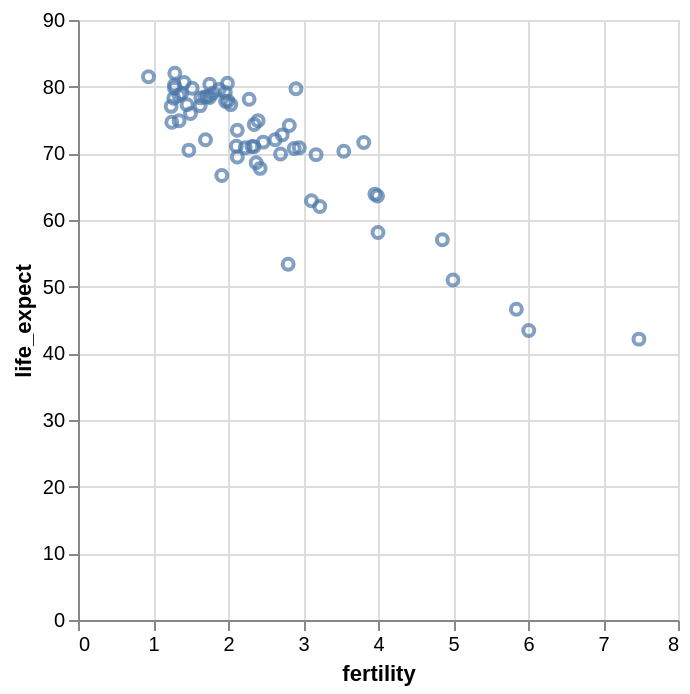

Here is the notebook cell this chart was saved with:
### Markdown cell above
Si, por el contrario, añadimos el campo `life_expect` como una variable cuantitativa (`Q`), el resultado es un gráfico de dispersión con escalas lineales para ambos ejes.

### Code cell
( alt.Chart(df2000)
     .mark_point()
     .encode(
        alt.X('fertility:Q'),
        alt.Y('life_expect:Q')
    )
)

### Figure 1 — Vega-Lite specification as saved in the notebook (floating-point values rounded to 4 significant figures)
{"config": {"view": {"continuousWidth": 300, "continuousHeight": 300}}, "data": {"name": "data-5bbc1a2d42e71c72ac9cf13ffaf6d268"}, "mark": {"type": "point"}, "encoding": {"x": {"field": "fertility", "type": "quantitative"}, "y": {"field": "life_expect", "type": "quantitative"}}, "$schema": "https://vega.github.io/schema/vega-lite/v6.1.0.json", "datasets": {"data-5bbc1a2d42e71c72ac9cf13ffaf6d268": [{"year": 2000, "country": "Afghanistan", "cluster": 0, "pop": 23898198, "life_expect": 42.13, "fertility": 7.479}, {"year": 2000, "country": "Argentina", "cluster": 3, "pop": 37497728, "life_expect": 74.34, "fertility": 2.35}, {"year": 2000, "country": "Aruba", "cluster": 3, "pop": 69539, "life_expect": 73.45, "fertility": 2.124}, {"year": 2000, "country": "Australia", "cluster": 4, "pop": 19164620, "life_expect": 80.37, "fertility": 1.756}, {"year": 2000, "country": "Austria", "cluster": 1, "pop": 8113413, "life_expect": 78.98, "fertility": 1.382}, {"year": 2000, "country": "Bahamas", "cluster": 3, "pop": 290075, "life_expect": 71.07, "fertility": 2.111}, {"year": 2000, "country": "Bangladesh", "cluster": 0, "pop": 130406594, "life_expect": 62.01, "fertility": 3.224}, {"year": 2000, "country": "Barbados", "cluster": 3, "pop": 273483, "life_expect": 75.97, "fertility": 1.5}, {"year": 2000, "country": "Belgium", "cluster": 1, "pop": 10263618, "life_expect": 78.32, "fertility": 1.638}, {"year": 2000, "country": "Bolivia", "cluster": 3, "pop": 8152620, "life_expect": 63.88, "fertility": 3.958}, {"year": 2000, "country": "Brazil", "cluster": 3, "pop": 175552771, "life_expect": 71.01, "fertility": 2.345}, {"year": 2000, "country": "Canada", "cluster": 3, "pop": 31278097, "life_expect": 79.77, "fertility": 1.522}, {"year": 2000, "country": "Chile", "cluster": 3, "pop": 15153450, "life_expect": 77.86, "fertility": 2.0}, {"year": 2000, "country": "China", "cluster": 4, "pop": 1262645000, "life_expect": 72.03, "fertility": 1.7}, {"year": 2000, "country": "Colombia", "cluster": 3, "pop": 39685655, "life_expect": 71.68, "fertility": 2.47}, {"year": 2000, "country": "Costa Rica", "cluster": 3, "pop": 3710558, "life_expect": 78.12, "fertility": 2.281}, {"year": 2000, "country": "Croatia", "cluster": 1, "pop": 4410830, "life_expect": 74.88, "fertility": 1.348}, {"year": 2000, "country": "Cuba", "cluster": 3, "pop": 11134273, "life_expect": 77.16, "fertility": 1.63}, {"year": 2000, "country": "Dominican Republic", "cluster": 3, "pop": 8385828, "life_expect": 70.85, "fertility": 2.95}, {"year": 2000, "country": "Ecuador", "cluster": 3, "pop": 12505204, "life_expect": 74.17, "fertility": 2.817}, {"year": 2000, "country": "Egypt", "cluster": 5, "pop": 70492342, "life_expect": 69.81, "fertility": 3.174}, {"year": 2000, "country": "El Salvador", "cluster": 3, "pop": 6122515, "life_expect": 70.73, "fertility": 2.883}, {"year": 2000, "country": "Finland", "cluster": 1, "pop": 5168595, "life_expect": 78.37, "fertility": 1.754}, {"year": 2000, "country": "France", "cluster": 1, "pop": 59381628, "life_expect": 79.59, "fertility": 1.883}, {"year": 2000, "country": "Georgia", "cluster": 1, "pop": 4777209, "life_expect": 70.48, "fertility": 1.478}, {"year": 2000, "country": "Germany", "cluster": 1, "pop": 82187909, "life_expect": 78.67, "fertility": 1.346}, {"year": 2000, "country": "Greece", "cluster": 1, "pop": 10559110, "life_expect": 78.26, "fertility": 1.277}, {"year": 2000, "country": "Grenada", "cluster": 3, "pop": 89312, "life_expect": 67.75, "fertility": 2.429}, {"year": 2000, "country": "Haiti", "cluster": 3, "pop": 7306302, "life_expect": 58.14, "fertility": 4.0}, {"year": 2000, "country": "Hong Kong", "cluster": 4, "pop": 6658720, "life_expect": 81.5, "fertility": 0.94}, {"year": 2000, "country": "Iceland", "cluster": 1, "pop": 281043, "life_expect": 80.5, "fertility": 1.993}, {"year": 2000, "country": "India", "cluster": 0, "pop": 1007702000, "life_expect": 62.88, "fertility": 3.113}, {"year": 2000, "country": "Indonesia", "cluster": 4, "pop": 206265000, "life_expect": 68.59, "fertility": 2.376}, {"year": 2000, "country": "Iran", "cluster": 5, "pop": 65660289, "life_expect": 69.45, "fertility": 2.124}, {"year": 2000, "country": "Iraq", "cluster": 5, "pop": 22675617, "life_expect": 57.05, "fertility": 4.858}, {"year": 2000, "country": "Ireland", "cluster": 1, "pop": 3791690, "life_expect": 77.78, "fertility": 1.969}, {"year": 2000, "country": "Israel", "cluster": 5, "pop": 5842454, "life_expect": 79.7, "fertility": 2.906}, {"year": 2000, "country": "Italy", "cluster": 1, "pop": 57719337, "life_expect": 80.24, "fertility": 1.286}, {"year": 2000, "country": "Jamaica", "cluster": 3, "pop": 2615467, "life_expect": 72.05, "fertility": 2.628}, {"year": 2000, "country": "Japan", "cluster": 4, "pop": 126699784, "life_expect": 82.0, "fertility": 1.291}, {"year": 2000, "country": "Kenya", "cluster": 2, "pop": 29985839, "life_expect": 50.99, "fertility": 5.0}, {"year": 2000, "country": "South Korea", "cluster": 4, "pop": 21647682, "life_expect": 66.66, "fertility": 1.917}, {"year": 2000, "country": "North Korea", "cluster": 4, "pop": 47351083, "life_expect": 77.05, "fertility": 1.242}, {"year": 2000, "country": "Lebanon", "cluster": 5, "pop": 3578036, "life_expect": 71.03, "fertility": 2.319}, {"year": 2000, "country": "Mexico", "cluster": 3, "pop": 99926620, "life_expect": 74.9, "fertility": 2.401}, {"year": 2000, "country": "Netherlands", "cluster": 1, "pop": 15907853, "life_expect": 78.53, "fertility": 1.726}, {"year": 2000, "country": "New Zealand", "cluster": 4, "pop": 3819762, "life_expect": 79.11, "fertility": 1.964}, {"year": 2000, "country": "Nigeria", "cluster": 2, "pop": 114306700, "life_expect": 46.61, "fertility": 5.845}, {"year": 2000, "country": "Norway", "cluster": 1, "pop": 4492400, "life_expect": 79.05, "fertility": 1.801}, {"year": 2000, "country": "Pakistan", "cluster": 0, "pop": 146342958, "life_expect": 63.61, "fertility": 3.994}, {"year": 2000, "country": "Peru", "cluster": 3, "pop": 25979722, "life_expect": 69.91, "fertility": 2.7}, {"year": 2000, "country": "Philippines", "cluster": 4, "pop": 79739825, "life_expect": 70.3, "fertility": 3.544}, {"year": 2000, "country": "Poland", "cluster": 1, "pop": 38654164, "life_expect": 74.67, "fertility": 1.251}, {"year": 2000, "country": "Portugal", "cluster": 1, "pop": 10335597, "life_expect": 77.29, "fertility": 1.454}, {"year": 2000, "country": "Rwanda", "cluster": 2, "pop": 7507056, "life_expect": 43.41, "fertility": 6.01}, {"year": 2000, "country": "Saudi Arabia", "cluster": 5, "pop": 23153090, "life_expect": 71.63, "fertility": 3.81}, {"year": 2000, "country": "South Africa", "cluster": 2, "pop": 44066197, "life_expect": 53.37, "fertility": 2.802}, {"year": 2000, "country": "Spain", "cluster": 1, "pop": 40016081, "life_expect": 79.78, "fertility": 1.287}, {"year": 2000, "country": "Switzerland", "cluster": 1, "pop": 7266920, "life_expect": 80.62, "fertility": 1.415}, {"year": 2000, "country": "Turkey", "cluster": 1, "pop": 65666677, "life_expect": 70.84, "fertility": 2.23}, {"year": 2000, "country": "United Kingdom", "cluster": 1, "pop": 59522468, "life_expect": 78.47, "fertility": 1.695}, {"year": 2000, "country": "United States", "cluster": 3, "pop": 282338631, "life_expect": 77.31, "fertility": 2.038}, {"year": 2000, "country": "Venezuela", "cluster": 3, "pop": 23542649, "life_expect": 72.77, "fertility": 2.723}]}}
